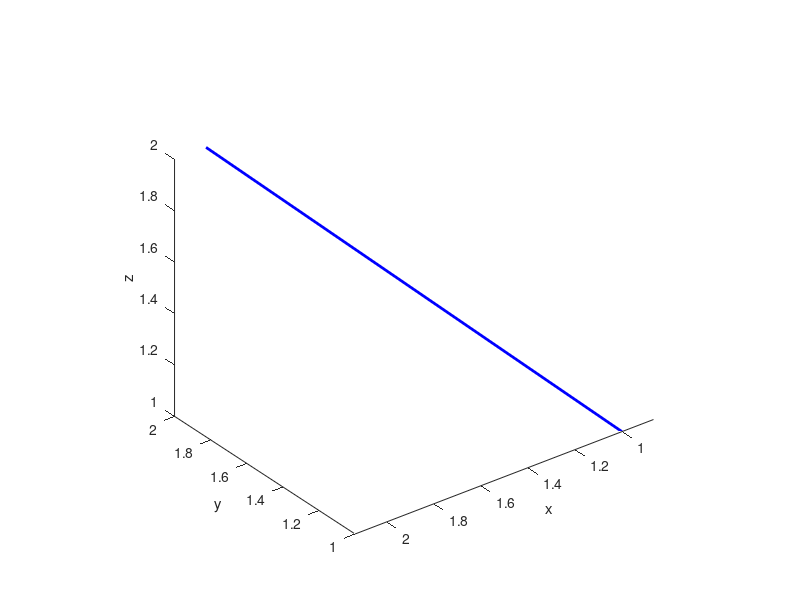

Here is the MATLAB script that generated this plot: (Note: this script raises an error after producing the figure.)
close all
clear

fig=figure(1);
camlight;
axis vis3d equal;
view(3);
%set(gca,'Ydir','reverse')
set(gca,'Xdir','reverse')
xlabel('x')
ylabel('y')
zlabel('z')
mat_ligne_x=[1 2];
mat_ligne_y=[1 2];
mat_ligne_z=[1 2];
h_robot_lines = line(mat_ligne_x,mat_ligne_y,mat_ligne_z,'LineWidth',2,'color','b');
dh_eff = dh_UR5();
Robot_Pose_j = [0 -pi/2 -pi/2 pi/2 pi/2 0];
Robot_Pose_j = [-1,-2.5,2,0,1,0];
%Robot_Pose_j = [0 -pi/2 0 -pi/2 0 0];
[h_robot_lines] = display_robot_UR5(Robot_Pose_j, dh_eff, h_robot_lines);
drawnow limitrate
rot = [0 0 0];
dir = [0 0 1];
[Robot_Pose, ~] = cin_dir_6ddl_v2( Robot_Pose_j, dh_eff);
rot_mat = Robot_Pose(1:3, 1:3);

next_rotation_mat =  eul2rotm(rot, 'XYZ') * rot_mat;
next_pose = [next_rotation_mat(1,:) dir(1) + Robot_Pose(1,4);...
             next_rotation_mat(2,:) dir(2) + Robot_Pose(2,4);...
             next_rotation_mat(3,:) dir(3) + Robot_Pose(3,4);...
             0 0 0 1]*1;
next_ang = cin_inv_6ddl(next_pose, dh_eff, Robot_Pose_j);
jac_test=jacob_UR5(Robot_Pose_j, Robot_Pose(1:3,4), dh_eff);
theta_dot_verif = jac_test\ [0 0 0 dir]';
theta_dot = (next_ang - Robot_Pose_j);
theta_dot = theta_dot/norm(theta_dot)
theta_dot_verif = theta_dot_verif/norm(theta_dot_verif)